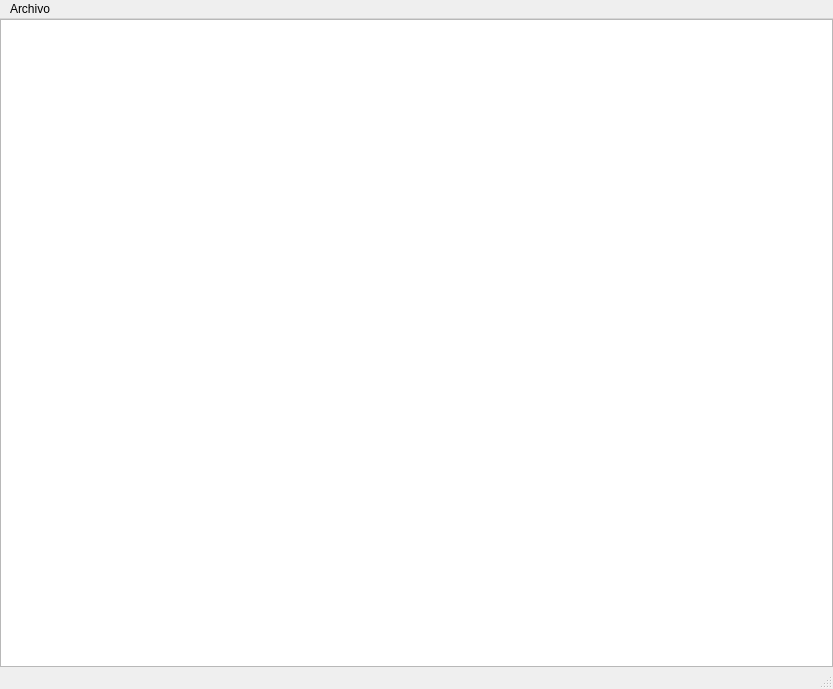
<?xml version="1.0" encoding="UTF-8"?>
<ui version="4.0">
 <class>MainWindow</class>
 <widget class="QMainWindow" name="MainWindow">
  <property name="geometry">
   <rect>
    <x>0</x>
    <y>0</y>
    <width>833</width>
    <height>689</height>
   </rect>
  </property>
  <property name="windowTitle">
   <string>Editor de texto</string>
  </property>
  <widget class="QWidget" name="centralwidget">
   <layout class="QGridLayout" name="gridLayout">
    <property name="leftMargin">
     <number>0</number>
    </property>
    <property name="topMargin">
     <number>0</number>
    </property>
    <property name="rightMargin">
     <number>0</number>
    </property>
    <property name="bottomMargin">
     <number>0</number>
    </property>
    <item row="0" column="0">
     <widget class="QTextEdit" name="textEdit"/>
    </item>
   </layout>
  </widget>
  <widget class="QMenuBar" name="menubar">
   <property name="geometry">
    <rect>
     <x>0</x>
     <y>0</y>
     <width>833</width>
     <height>31</height>
    </rect>
   </property>
   <widget class="QMenu" name="menuArchivo">
    <property name="title">
     <string>Archivo</string>
    </property>
    <addaction name="actionNuevo"/>
    <addaction name="separator"/>
    <addaction name="actionAbrir"/>
    <addaction name="separator"/>
    <addaction name="actionGuardar_como"/>
   </widget>
   <addaction name="menuArchivo"/>
  </widget>
  <widget class="QStatusBar" name="statusbar"/>
  <action name="actionNuevo">
   <property name="text">
    <string>Nuevo</string>
   </property>
  </action>
  <action name="actionAbrir">
   <property name="text">
    <string>Abrir</string>
   </property>
  </action>
  <action name="actionGuardar_como">
   <property name="text">
    <string>Guardar como...</string>
   </property>
  </action>
 </widget>
 <resources/>
 <connections/>
</ui>
